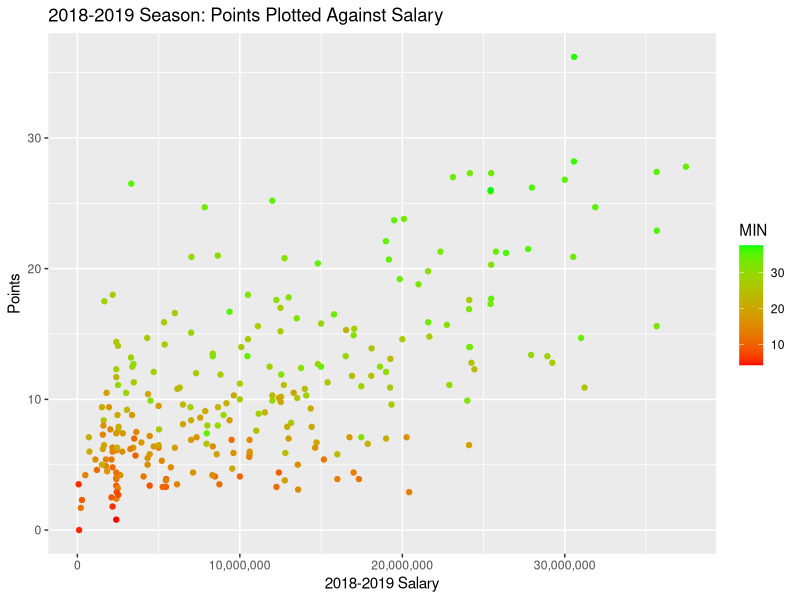
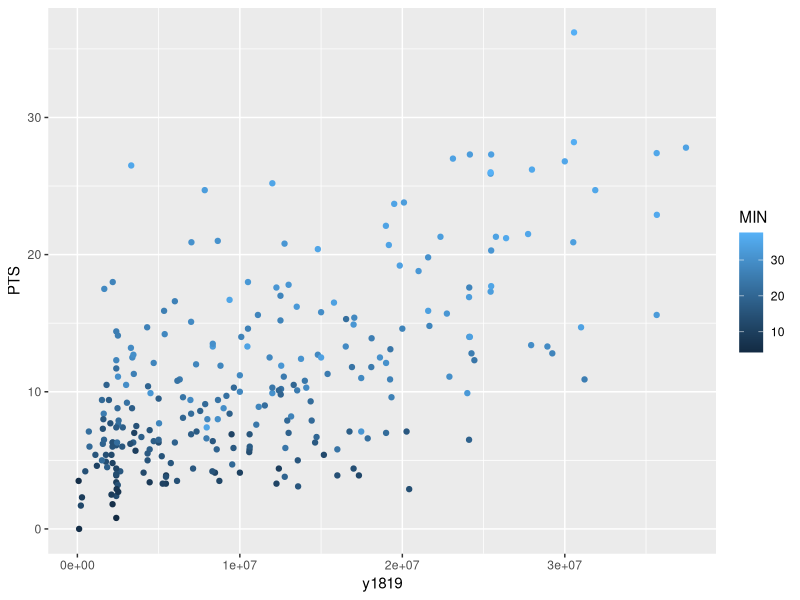

The R source for these figures, in order:
## ---- chunk 1
knitr::opts_chunk$set(echo = TRUE)
## ---- chunk 2
summary(cars)
## ---- chunk 3
players1819 <- read.csv(file = "players18-19.csv", header = TRUE)
players1718 <- read.csv(file = "players17-18.csv", header = TRUE)
players1617 <- read.csv(file = "players16-17.csv", header = TRUE)
players1516 <- read.csv(file = "players15-16.csv", header = TRUE)
## ---- chunk 4
salary1819 <- read.csv(file = "18-19_salary.csv", header = TRUE)
salary1718 <- read.csv(file = "17-18_salary.csv", header = TRUE)
salary1617 <- read.csv(file = "16-17_salary.csv", header = TRUE)
salary1516 <- read.csv(file = "15-16_salary.csv", header = TRUE)
## ---- chunk 5
#merge concactenates two dataframes together by values in a certain row or column.
df_salary <- merge(salary1516, salary1617, by.x = "Player", by.y = "Player")
df_salary <- merge(df_salary, salary1718, by.x = "Player", by.y = "Player")
df_salary <- merge(df_salary, salary1819, by.x = "Player", by.y = "Player")

#rm removes dataframes and vectors from our local working environment.
#rm(salary1516, salary1617, salary1718, salary1819)
## ---- chunk 6
names(df_salary) <- c("Player", "y1516", "y1617", "y1718", "y1819")

df_salary$Player <- as.character(df_salary$Player)

df_salary$y1516 = as.numeric(gsub("[\\$,]", "", as.character(df_salary$y1516)))
df_salary$y1617 = as.numeric(gsub("[\\$,]", "", as.character(df_salary$y1617)))
df_salary$y1718 = as.numeric(gsub("[\\$,]", "", as.character(df_salary$y1718)))
df_salary$y1819 = as.numeric(gsub("[\\$,]", "", as.character(df_salary$y1819)))

df_salary$Player = trimws(df_salary$Player)
## ---- chunk 7
head(df_salary)
## ---- chunk 8
require(scales)
data1819 <- merge(df_salary, players1819, by.x = "Player", by.y = "PLAYER")
require(ggplot2)

p <- ggplot(data = data1819, aes(x = y1819, y = PTS, colour = MIN)) +
  geom_point()
p + scale_x_continuous(labels = comma) + xlab("2018-2019 Salary") + ylab("Points") + ggtitle("2018-2019 Season: Points Plotted Against Salary") + scale_color_gradient(low="red", high="green")
p
